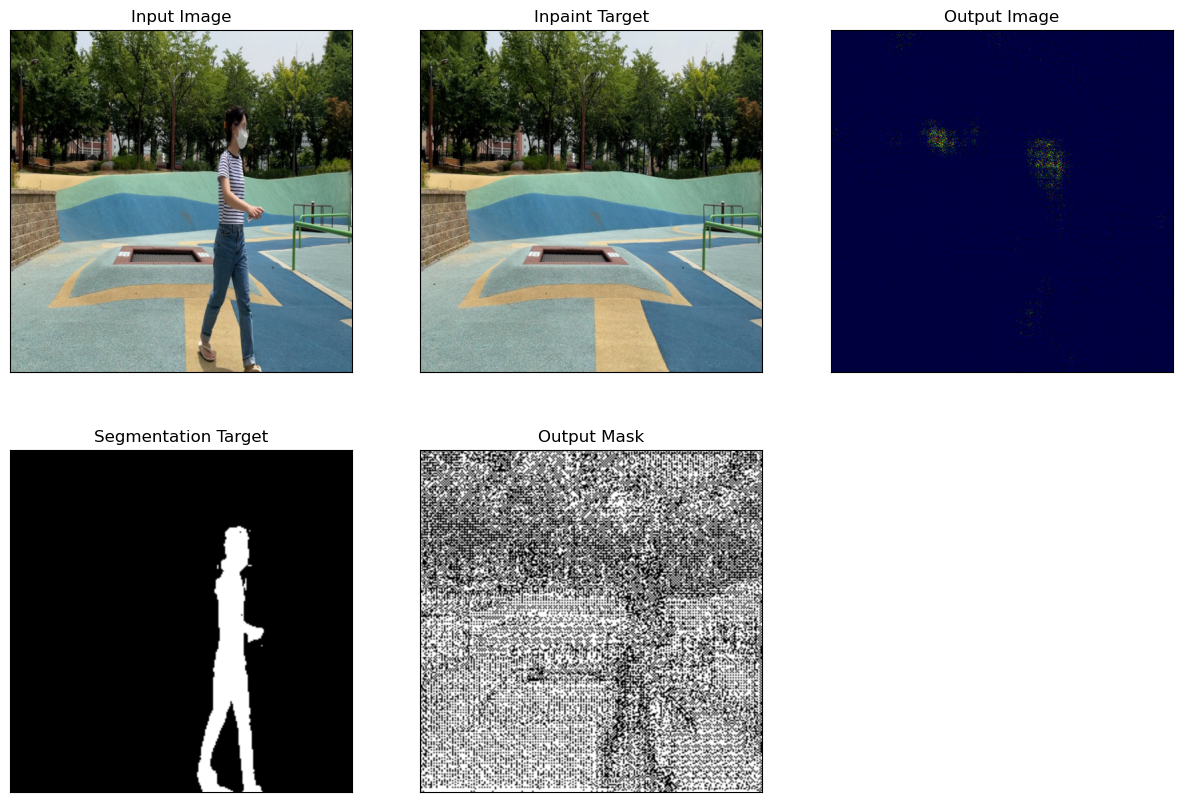
#> input picture logs/images/grid_image_epoch_102.png, 1182 x 806 px; its folder holds 4 pictures in this run
$ jupyter execute 4_Output_processing.ipynb
#> lines starting #> are read from the running program, lines starting #| are printed output that depends on the picture
[cell 1]
import os

import imageio.v2 as imageio
from PIL import Image


def generate_video_from_images(image_folder: str, output_video_path: str, fps: int = 30) -> None:
    """
    Generate a video from a sequence of ordered images.

    Parameters:
    image_folder (str): Path to the folder containing the images.
    output_video_path (str): Path to the output video file.
    fps (int): Frames per second of the video.

    Returns:
    None
    """
    images = [os.path.join(image_folder, img) for img in sorted(os.listdir(image_folder)) if
              img.endswith(('.png', '.jpg', '.jpeg'))]

    if not images:
        print("No images found in the specified folder.")
        return

    def adjust_image_size(image_path: str) -> Image:
#> called with image_path = 'logs/images/grid_image_epoch_102.png'
        img = Image.open(image_path)
#> img is the input picture: PIL image 1182x806 RGBA; mean R, G, B, A 142.7, 146.2, 150.7, 255
        width, height = img.size
#> width = 1182; height = 806
        new_width = (width + 15) // 16 * 16
#> new_width = 1184
        new_height = (height + 15) // 16 * 16
#> new_height = 816
        if (new_width, new_height) != (width, height):
            img = img.resize((new_width, new_height), Image.Resampling.BICUBIC)
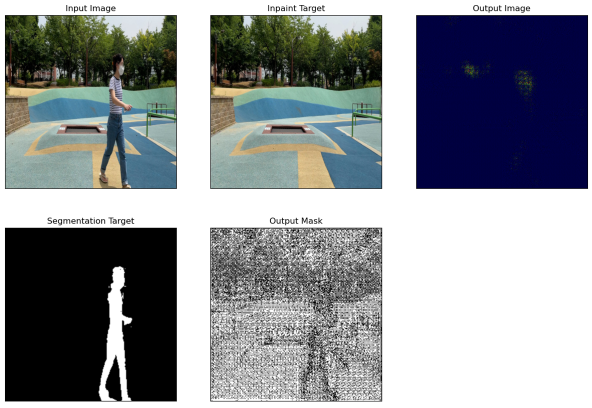
#> img: PIL image 1184x816 RGBA (shown at 1/2 size); mean R, G, B, A 142.6, 146.2, 150.6, 255
        return img

    with imageio.get_writer(output_video_path, fps=fps) as writer:
        for image_path in images:
            image = adjust_image_size(image_path)
#> pass 2 of the loop in generate_video_from_images, `for image_path in images:`:
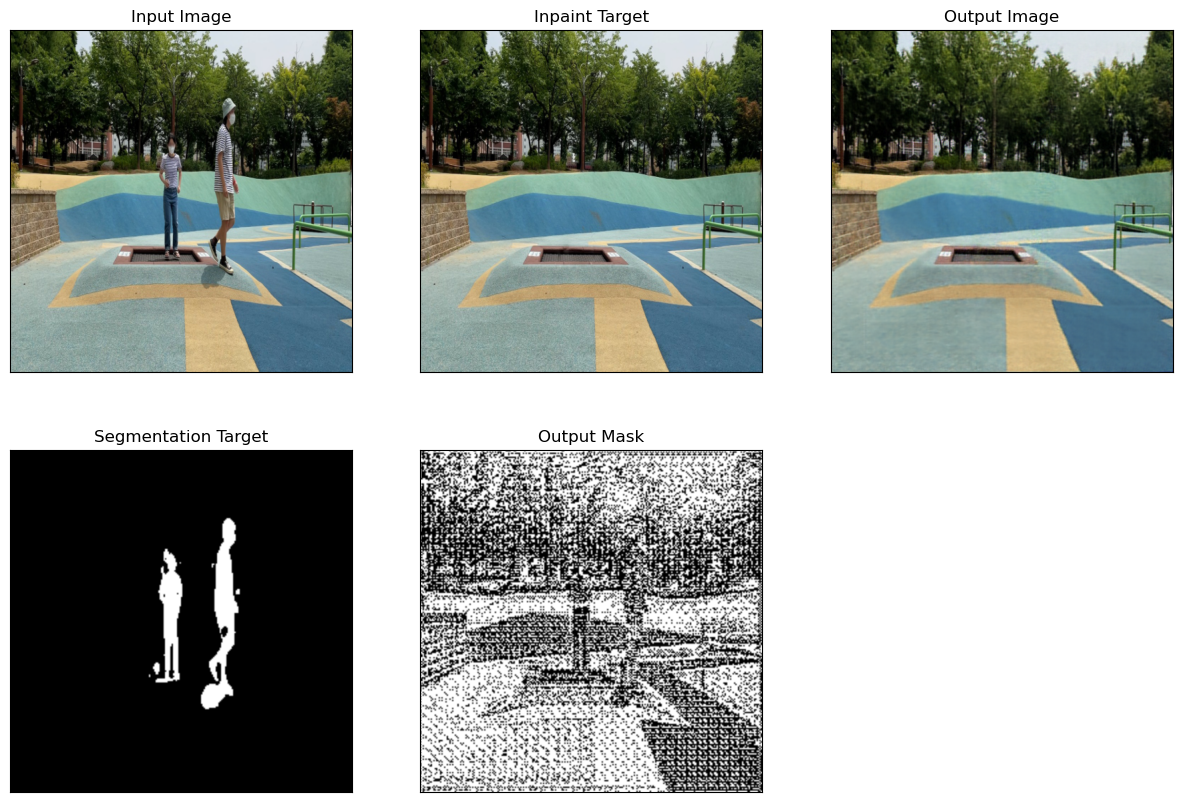
#> input picture logs/images/grid_image_epoch_119.png, 1182 x 806 px
#> in adjust_image_size, img is the input picture: PIL image 1182x806 RGBA; mean R, G, B, A 154.2, 159.5, 154.8, 255
#> in adjust_image_size (call 2), `img = img.resize((new_width, new_height), Image.Resampling.BICUBIC)`:
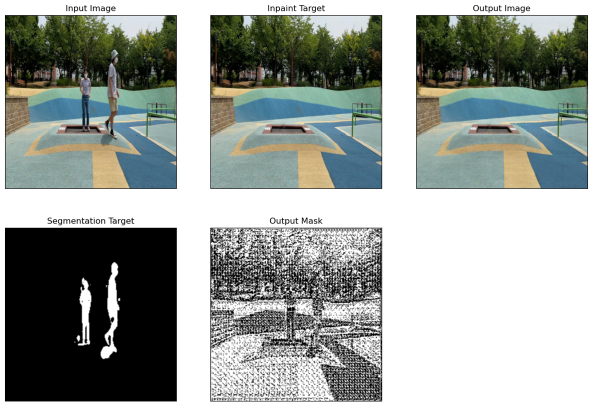
#> img: PIL image 1184x816 RGBA (shown at 1/2 size); mean R, G, B, A 154.2, 159.5, 154.7, 255
#> pass 3 of the loop in generate_video_from_images, `for image_path in images:`:
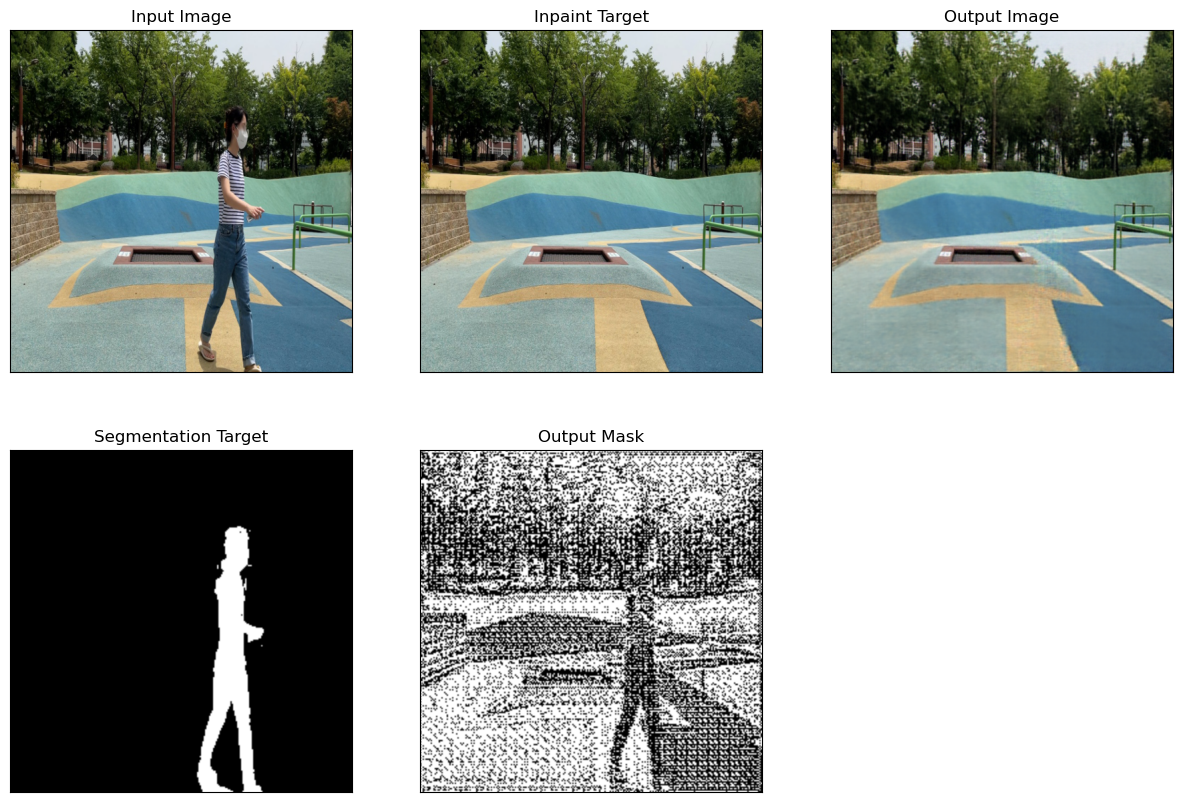
#> input picture logs/images/grid_image_epoch_122.png, 1182 x 806 px
#> in adjust_image_size, img is the input picture: PIL image 1182x806 RGBA; mean R, G, B, A 155.5, 160.9, 156.2, 255
#> in adjust_image_size (call 3), `img = img.resize((new_width, new_height), Image.Resampling.BICUBIC)`:
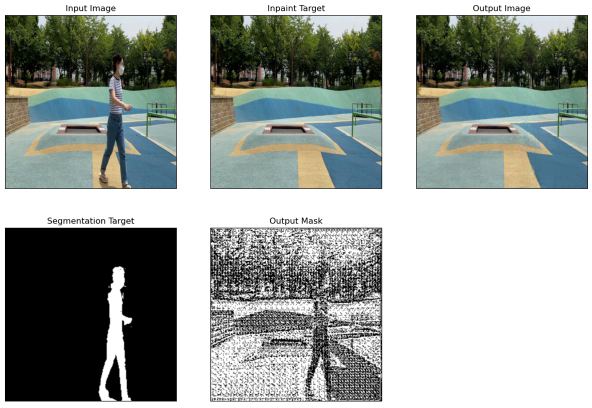
#> img: PIL image 1184x816 RGBA (shown at 1/2 size); mean R, G, B, A 155.5, 160.8, 156.2, 255
#> the loop made 4 passes; the first 3 are shown

    print(f"Video saved at: {output_video_path}")
